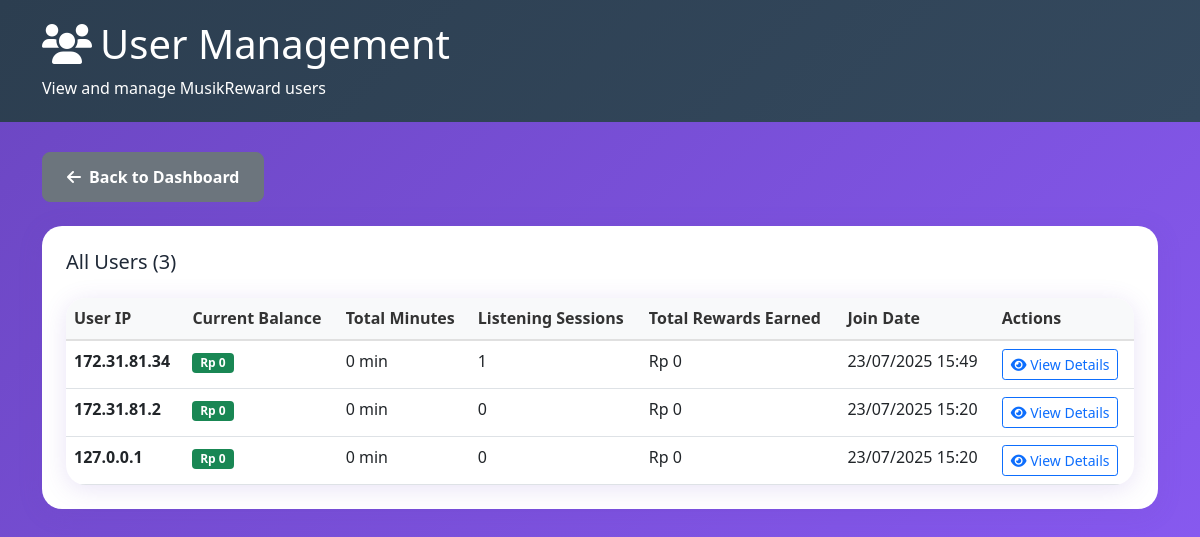
The app's page /admin/users.php (signed in), older data.
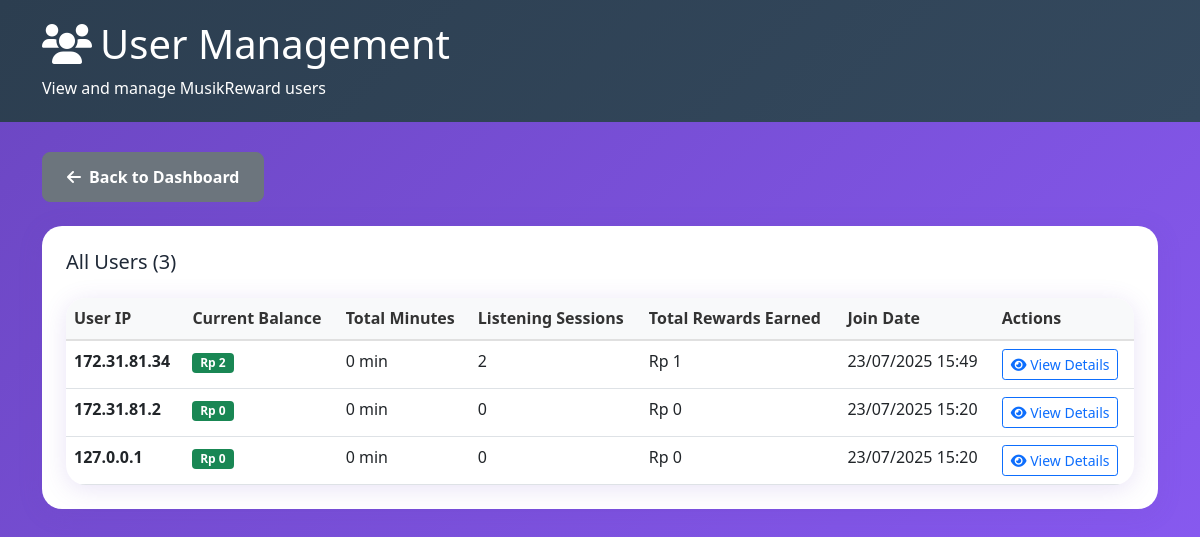
The same page, newer data.
### tables this page shows
CREATE TABLE users (
            id INTEGER PRIMARY KEY AUTOINCREMENT,
            user_ip TEXT NOT NULL UNIQUE,
            balance REAL DEFAULT 0.00,
            total_minutes INTEGER DEFAULT 0,
            created_at DATETIME DEFAULT CURRENT_TIMESTAMP
        );

### admin/users.php (the view, shortened to what this page needs)
<?php
require_once '../config/database.php';
$stmt = $pdo->query("
    SELECT u.*,
           COUNT(ls.id) as listening_sessions,
           SUM(ls.minutes_listened) as total_minutes_listened,
           SUM(ls.reward_earned) as total_rewards_earned
    FROM users u
    LEFT JOIN listening_sessions ls ON u.user_ip = ls.user_ip
    GROUP BY u.id
    ORDER BY u.created_at DESC
");
$users = $stmt->fetchAll();
?>
<!DOCTYPE html>
<html lang="id">
<head>
    <link href="https://cdn.jsdelivr.net/npm/bootstrap@5.1.3/dist/css/bootstrap.min.css" rel="stylesheet">
    <link href="https://cdnjs.cloudflare.com/ajax/libs/font-awesome/6.0.0/css/all.min.css" rel="stylesheet">
    <link href="../assets/css/style.css" rel="stylesheet">
</head>
<body>
    <div class="admin-header">
        <div class="container">
            <h1><i class="fas fa-users me-2"></i>User Management</h1>
            <p class="mb-0">View and manage MusikReward users</p>
        </div>
    </div>
    <div class="container">
        <div class="row">
            <div class="col-md-12 mb-4">
                <a href="index.php" class="btn btn-secondary">
                    <i class="fas fa-arrow-left me-2"></i>Back to Dashboard
                </a>
            </div>
        </div>
        <div class="admin-card">
            <h5 class="mb-4">All Users (<?= count($users) ?>)</h5>
            <div class="table-responsive">
                <table class="table">
                    <thead>
                        <tr>
                            <th>User IP</th>
                            <th>Current Balance</th>
                            <th>Total Minutes</th>
                            <th>Listening Sessions</th>
                            <th>Total Rewards Earned</th>
                            <th>Join Date</th>
                            <th>Actions</th>
                        </tr>
                    </thead>
                    <tbody>
                        <?php foreach ($users as $user): ?>
                        <tr>
                            <td>
                                <strong><?= htmlspecialchars($user['user_ip']) ?></strong>
                            </td>
                            <td>
                                <span class="badge bg-success">
                                    Rp <?= number_format($user['balance'], 0, ',', '.') ?>
                                </span>
                            </td>
                            <td><?= number_format($user['total_minutes'] ?: 0) ?> min</td>
                            <td><?= number_format($user['listening_sessions'] ?: 0) ?></td>
                            <td>Rp <?= number_format($user['total_rewards_earned'] ?: 0, 0, ',', '.') ?></td>
                            <td><?= date('d/m/Y H:i', strtotime($user['created_at'])) ?></td>
                            <td>
                                <button class="btn btn-sm btn-outline-primary" onclick="viewUserDetails('<?= $user['user_ip'] ?>')">
                                    <i class="fas fa-eye"></i> View Details
                                </button>
                            </td>
                        </tr>
                        <?php endforeach; ?>
                    </tbody>
                </table>
            </div>
        </div>
    </div>
</body>
</html>

Row changes from the older to the newer data that the page shows:
changed users (number 1 of 3 on the later page): balance "0" → "2"; listening_sessions "1" → "2"; total_rewards_earned "0" → "1"
